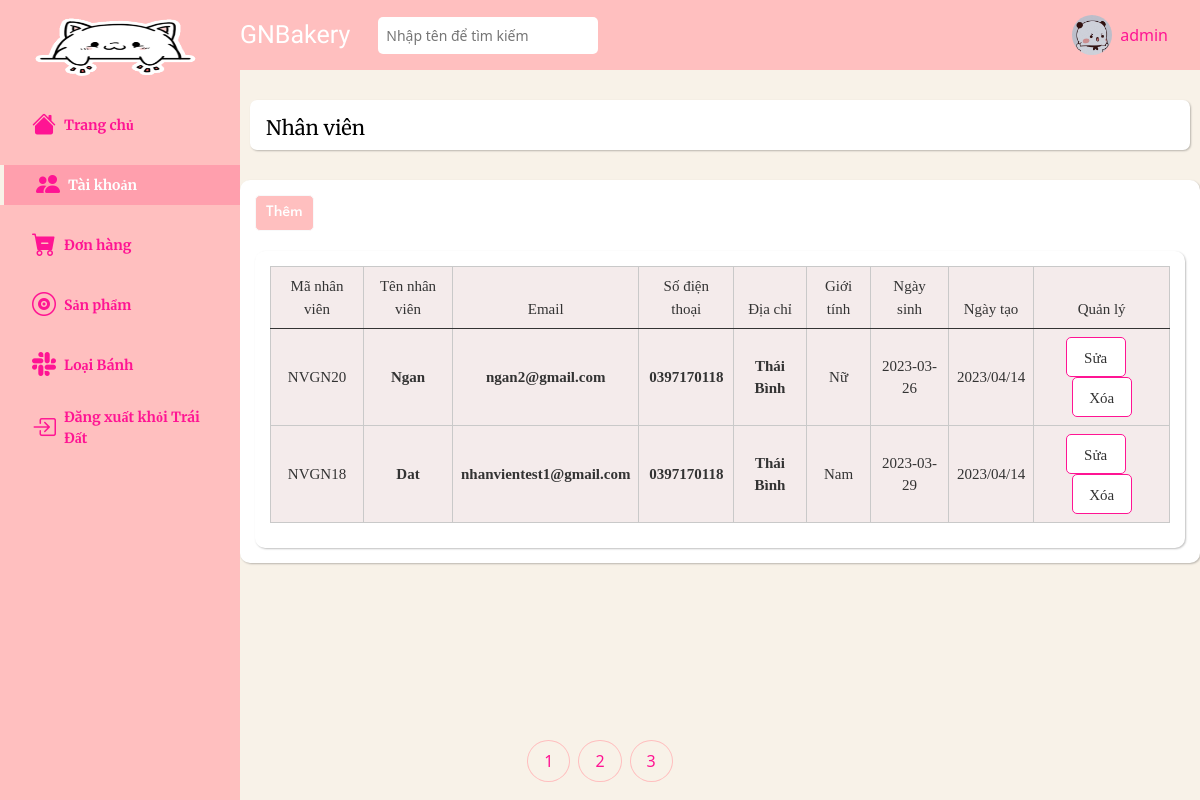
Page /admin/employees/index.php (signed in) on the committed database.
### tables this page shows
CREATE TABLE `users` (
  `id` int NOT NULL,
  `name` varchar(255) NOT NULL,
  `email` varchar(255) NOT NULL,
  `password` varchar(255) NOT NULL,
  `phone` varchar(100) DEFAULT NULL,
  `address` varchar(255) DEFAULT NULL,
  `gender` varchar(10) DEFAULT NULL,
  `birthday` date DEFAULT NULL,
  `created` timestamp NOT NULL DEFAULT CURRENT_TIMESTAMP,
  `deleted` date DEFAULT NULL,
  `level` int NOT NULL,
  `status` int NOT NULL DEFAULT '1',
  `id_deleted` int DEFAULT NULL
);

### admin/employees/index.php (the view, shortened to what this page needs)
<?php
    $page = 'users';
    $admin_id = $_SESSION['id'];
    require_once '../../database/connect.php';
    $where = '1';
    $page_current = 1;
    $num_order_per_page = 10;
    $skip_page = $num_order_per_page * ($page_current - 1);
    $sql = "Select *,DATE_FORMAT(created, '%Y/%m/%d') as date from users where level = 2 and ($where)
    ORDER BY status asc,id DESC
    limit $num_order_per_page offset $skip_page";
    $result = mysqli_query($connect, $sql);
    require_once '../navbar-vertical.php';
?>
    <div class="main__container">
        <div class="main-container-text d-flex align-items-center">
            <a class="header__name text-decoration-none" href="#">
                <?= $page == 'users'?'Nhân viên':'' ?>
            </a>
        </div>
        <div class="container-fluid px-4">
            <a href="form_insert.php" class="btn-insert btn btn-light btn-lg">Thêm</a>
            <div class="container-fluid">
            <div class="row gx-5">
                <div class="col-12">
                    <div class="table-responsive-sm">
                        <table class="order_table table table-sm table-light align-middle">
                            <thead style = "text-align : center;">
                                <tr>
                                    <th scope="col">Mã nhân viên</th>
                                    <th scope="col">Tên nhân viên</th>
                                    <th scope="col">Email</th>
                                    <th scope="col">Số điện thoại</th>
                                    <th  scope="col">Địa chỉ</th>
                                    <th  scope="col">Giới tính</th>
                                    <th   scope="col">Ngày sinh</th>
                                    <th  scope="col">Ngày tạo</th>
                                    <th  scope="col">Quản lý</th>
                                </tr>
                            </thead>
                            <tbody style ="text-align:center;">
                            <?php foreach($result as $each){ ?>
                                <tr>
                                    <th class ="id-numbers" scope="col">
                                        <a href="../employees/form_update.php?id=<?=$each['id']?>"style = "text-decoration:none; color:#333;"href="" >NVGN<?= $each['id'] ?></a>
                                    </th>
                                    <th scope="col">
                                        <span class = "nameofyou"><?= $each['name'] ?></span>
                                    </th>
                                    <th scope="col">
                                       <span class="nameofyou"><?= $each['email'] ?></span>
                                    </th>
                                    <th scope="col">
                                       <span class="nameofyou"><?= $each['phone'] ?></span>
                                    </th>
                                    <th scope="col">
                                       <span class="nameofyou"><?= $each['address'] ?></span>
                                    </th>
                                    <th scope="col"><?= $each['gender'] ?></th>
                                    <th scope="col" ><?=$each['birthday'] ?></th>
                                    <th scope="col" ><?= $each['date']?>
                                    <th scope="col">
                                        <div class="two_buttons">
                                            <?php if( $each['status'] == 1) { ?>
                                            <a href="./form_update.php?id=<?= $each['id'] ?>" style = "width:60px;"class = "btnBrowser">Sửa</a>
                                            <a onclick="return confirm('Bạn chắc chắn muốn xóa?')" href="./update_status.php?id=<?= $each['id'] ?>&status=1&admin_id=<?=$admin_id ?>&page=<?=$page_current?>" style = "width:60px;">Xóa</a>
                                        </div>
                                        <?php }if($each['status'] == 0){
                                            ?><a onclick="return confirm('Bạn chắc chắn muốn khôi phục lại tài khoản?')" href="./update_status.php?id=<?= $each['id'] ?>&status=0&admin_id=<?=$admin_id ?>&page=<?=$page_current?>">Khôi phục</a>
                                        <?php } ?>
                                    </th>
                                </tr>
                            <?php } ?>
                            </tbody>
                        </table>
                    </div>
                </div>
            </div>
    </div>
        </div>
    </div>
<?php require_once '../footer.php'; ?>

### assets/css/admin.css (style rules this page uses)
html { font-size: 62.5%; line-height: 1.6rem; font-family: 'Roboto', sans-serif; box-sizing: border-box; }
a { color: #FF1493; }
* { box-sizing: inherit; }
:root { --text-color: #FF1493; --background-color: #f8f2e8; --navbar-color: #ffbfbf; --navbar-vertical-width : 240px; --header-height: 70px; }
body { background-color: var(--background-color); }
.header__name { color: black; font-size: 2rem; margin-left: 16px; margin-top: 5px; font-family: 'Merriweather', serif; }
.main__form, .main__container { margin-left: var(--navbar-vertical-width); min-height: 80vh; margin-top: 30px; }
.main-container-text { box-shadow: 1px 1px 2px 0px #00000040; background-color: white; border-radius: 7px; height: 50px; margin: 30px 10px; }
.container-fluid { box-shadow: 1px 1px 2px 0px #00000040; background-color: white; border-radius: 10px; padding: 15px; }
.btn-insert { background-color: var(--navbar-color); color: #ffffff; font-size: 1.6rem; font-weight: 500; margin-bottom: 20px; font-family: 'League Spartan', sans-serif; border-radius: 5px; }
.table-sm>:not(caption)>*>* { padding: 8px; font-family: 'PT Serif', serif; background-color: #d3afaf40; }
.table-light { --bs-table-bg: #d3afaf40; }

### assets/css/admin_order.css (style rules this page uses)
.order_table th { background-color: #F4EBEB; font-family: Playfair Display; font-size: 15px; font-weight: 400; border: 0.3px solid #c9c9c9; color: #333; align-items: center; }
.nameofyou { font-family: Playfair Display; font-size: 15px; font-weight: 700; }
.two_buttons a { border: 1px solid #FF1493; background-color: white; height: 40px; width: 100px; border-radius: 5px; font-family: Playfair Display; font-size: 15px; display: inline-block; text-decoration: none; color: #333; cursor: pointer; line-height: 4.0rem; }
.btnBrowser { margin-right: 12px; }

### rows in the picture
users: id "20", name "Ngan", email "ngan2@gmail.com", phone "0397170118", address "Thái Bình", gender "Nữ", birthday "2023-03-26", date "2023/04/14"
users: id "18", name "Dat", email "nhanvientest1@gmail.com", phone "0397170118", address "Thái Bình", gender "Nam", birthday "2023-03-29", date "2023/04/14"

### other values in the picture
$_SESSION['name'] "admin"
